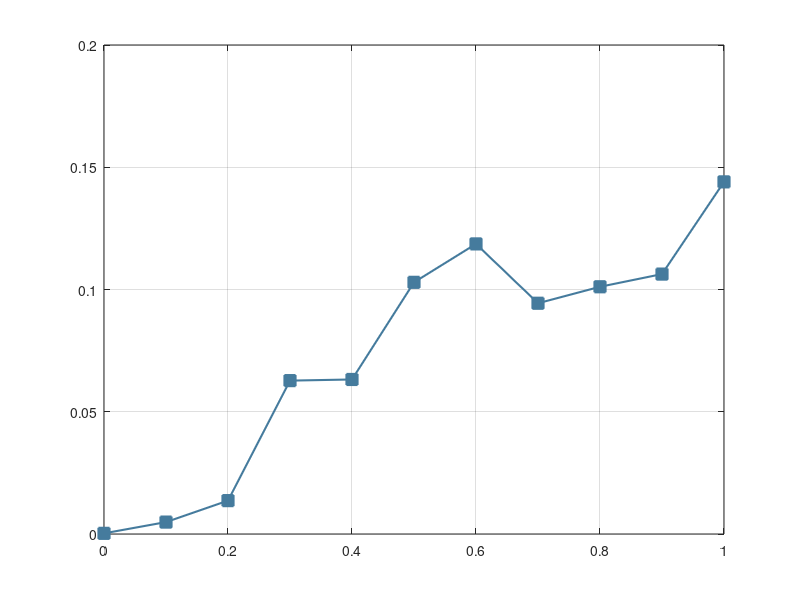

The MATLAB script that drew this image: (Note: this script raises an error after producing the figure.)
clc;
clear;
close all;
addpath(genpath(pwd));
rng(1993); % For repeatable results

% SNR = 30 dB; tag_count = 2; delay = 0:0.1:1;
%% Mecha
Mecha_twoTags_Tag1 = [1.60714285714286e-05;3.03571428571429e-05;5.80357142857143e-05;0.000372321428571429;0.000551785714285714;0.00106517857142857;0.00104910714285714;0.00136160714285714;0.00149464285714286;0.00185803571428571;0.00208392857142857];
Mecha_twoTags_Tag2 = [2.23214285714286e-05;0;0;1.78571428571429e-06;0;4.64285714285714e-05;3.39285714285714e-05;0;0;0;9.82142857142857e-06];

%% MultiRider
MultiRider_twoTags_Tag1 = [0;0;0;0;0;0;0;0;0;0;0];
MultiRider_twoTags_Tag2 = [8.92857142857143e-07;0;0;2.67857142857143e-06;0;3.57142857142857e-06;4.46428571428572e-06;3.57142857142857e-06;2.67857142857143e-06;8.92857142857143e-06;8.92857142857143e-06];

%% ParaFi
ParaFi_twoTags_Tag1 = [0.000150000000000000;0.000158035714285714;0.000433035714285714;0.0113928571428571;0.0158696428571429;0.0243973214285714;0.0325625000000000;0.0441660714285714;0.0489589285714286;0.0608928571428571;0.0633669642857143];
ParaFi_twoTags_Tag2 = [0.000183035714285714;0.000153571428571429;0.000125892857142857;0.000244642857142857;0.000316071428571429;0.000693750000000000;0.00128839285714286;0.00485714285714286;0.00500982142857143;0.0120500000000000;0.0137669642857143];

%% FreeCollision
FreeCollision_twoTags_Tag1 = [0.000204545454545455;0.00427727272727273;0.0115348484848485;0.0553234848484849;0.0571121212121212;0.0907136363636364;0.103487878787879;0.0859856060606061;0.0904113636363636;0.0963962121212121;0.127466666666667];
FreeCollision_twoTags_Tag2 = [0.000337121212121212;0.00546439393939394;0.0157681818181818;0.0701386363636364;0.0692939393939394;0.115155303030303;0.133810606060606;0.102770454545455;0.111821969696970;0.116209848484848;0.160575757575758];

%% ConcurScatter
ConcurScatter_twoTags_Tag1 = [0.499370394736842;0.499705263157895;0.501597368421053;0.499719736842105;0.498927631578947;0.500357236842105;0.501093421052632;0.499948684210526;0.501324342105263;0.500568421052632;0.500374342105263];
ConcurScatter_twoTags_Tag2 = [0.500127631578947;0.499607236842105;0.500210526315789;0.500200000000000;0.498441447368421;0.499601973684211;0.500615789473684;0.500462500000000;0.499649342105263;0.500084868421053;0.499417763157895];


%% Avg BER
BER_Mecha_twoTags = (Mecha_twoTags_Tag1 + Mecha_twoTags_Tag2)./2;
BER_MultiRider_twoTags = (MultiRider_twoTags_Tag1 + MultiRider_twoTags_Tag2)./2;
BER_ParaFi_twoTags = (ParaFi_twoTags_Tag1 + ParaFi_twoTags_Tag2)./2;
BER_FreeCollision_twoTags = (FreeCollision_twoTags_Tag1 + FreeCollision_twoTags_Tag2)./2;
BER_ConcurScatter_twoTags = (ConcurScatter_twoTags_Tag1 + ConcurScatter_twoTags_Tag2)./2;

%% Throughput
k = 250; % kbps
TP_Mecha_twoTags = (1-Mecha_twoTags_Tag1).*k +(1-Mecha_twoTags_Tag2).*k;
TP_MultiRider_twoTags = (1-MultiRider_twoTags_Tag1).*k +(1-MultiRider_twoTags_Tag2).*k;
TP_ParaFi_twoTags = (1-ParaFi_twoTags_Tag1).*k +(1-ParaFi_twoTags_Tag2).*k;
TP_FreeCollision_twoTags = (1-FreeCollision_twoTags_Tag1).*k +(1-FreeCollision_twoTags_Tag2).*k;
TP_ConcurScatter_twoTags = (1-ConcurScatter_twoTags_Tag1).*k +(1-ConcurScatter_twoTags_Tag2).*k;

%% plot BER
vals_BER = [BER_FreeCollision_twoTags,BER_Mecha_twoTags,BER_MultiRider_twoTags,BER_ParaFi_twoTags,BER_ConcurScatter_twoTags];
vals_TP = [TP_FreeCollision_twoTags,TP_Mecha_twoTags,TP_MultiRider_twoTags,TP_ParaFi_twoTags,TP_ConcurScatter_twoTags];

vals_BER(vals_BER == 0) = 1e-6;

colors = {[69/255 123/255 157/255],[202/255 55/255 83/255],[128/255 128/255 128/255],[153 153 204]./255,[132/255 165/255 157/255],[229,152,155]/255,[247,237,226]/255,[246,189,96]/255};
lineStyles = {'-','--','-.',':'};
lineMarker = {'square','o','^','pentagram','diamond','*','h','o','+','x'};
markersize = 8;
linewidth = 1.5;

x =0:0.1:1;

%%%** plot BER **%%%
figure(1)
plot(x,vals_BER(:,1),'Marker',lineMarker{1},'MarkerSize',markersize,'LineWidth',linewidth,'color',colors{1},'MarkerFaceColor',colors{1});
grid on
set(gcf,'unit','centimeters','position',[3 5 14.5 8]);
ax = gca;
ax.FontSize = 14;
ax.FontName = 'Times New Roman';
ax.YScale = 'log';
% ax.XTickLabel = {'100','200','300','500','1000','1500','2000','3000'};
ylabel('BER','FontSize',14,'FontName','Times New Roman');
xlabel('Time difference ($\mu$s)','FontSize',14,'FontName','Times New Roman','Interpreter','latex');
hold on
plot(x,vals_BER(:,2),'Marker',lineMarker{2},'MarkerSize',markersize,'LineWidth',linewidth,'color',colors{2},'MarkerFaceColor',colors{2});
hold on
plot(x,vals_BER(:,3),'Marker',lineMarker{3},'MarkerSize',markersize,'LineWidth',linewidth,'color',colors{3},'MarkerFaceColor',colors{3});
hold on
plot(x,vals_BER(:,4),'Marker',lineMarker{4},'MarkerSize',markersize,'LineWidth',linewidth,'color',colors{4},'MarkerFaceColor',colors{4});
hold on
plot(x,vals_BER(:,5),'Marker',lineMarker{5},'MarkerSize',markersize,'LineWidth',linewidth,'color',colors{5},'MarkerFaceColor',colors{5});
ax.XLim = [0 0.5];
ax.YLim = [1e-7 1e0];
ax.YTick = [1e-6,1e-4,1e-2,1e0];
lgd = legend('FreeCollision','Mecha','MultiRider','ParaFi','ConcurScatter',...
    'FontSize',12,'FontName','Times New Roman','NumColumns',3,'Interpreter','latex');
lgd.Location = 'northoutside'; 


% figure(2)
% set(gcf,'unit','centimeters','position',[3 5 14.5 8]); 
% b2 = bar(x,vals_TP);
% b2(1).FaceColor = [69/255 123/255 157/255];
% b2(2).FaceColor = [202/255 55/255 83/255];
% b2(3).FaceColor =  [128/255 128/255 128/255];
% b2(4).FaceColor = [153 153 204]./255; 
% b2(5).FaceColor = [132/255 165/255 157/255]; 
% ax2 = gca;
% ax2.FontSize = 14;
% ax2.FontName = 'Times New Roman';
% ax2.XLim = [-0.05 0.55];
% ax2.YLim = [200 515];
% grid on
% ylabel('Throughput (Kbps)','FontSize',14,'FontName','Times New Roman');
% xlabel('Backscattered signal SNR (dB)','FontSize',14,'FontName','Times New Roman');
% 
% lgd = legend('FreeCollision','Mecha','MultiRider','ParaFi','ConcurScatter',...
%     'FontSize',12,'FontName','Times New Roman','NumColumns',3,'Interpreter','latex');
% lgd.Location = 'northoutside'; 

figure(2)
plot(x,vals_TP(:,1),'Marker',lineMarker{1},'MarkerSize',markersize,'LineWidth',linewidth,'color',colors{1},'MarkerFaceColor',colors{1});
grid on
set(gcf,'unit','centimeters','position',[3 5 14.5 8]);
ax = gca;
ax.FontSize = 14;
ax.FontName = 'Times New Roman';
% ax.XTickLabel = {'100','200','300','500','1000','1500','2000','3000'};
ylabel('Throughput (Kbps)','FontSize',14,'FontName','Times New Roman');
xlabel('Time difference ($\mu$s)','FontSize',14,'FontName','Times New Roman','Interpreter','latex');
hold on
plot(x,vals_TP(:,2),'Marker',lineMarker{2},'MarkerSize',markersize,'LineWidth',linewidth,'color',colors{2},'MarkerFaceColor',colors{2});
hold on
plot(x,vals_TP(:,3),'Marker',lineMarker{3},'MarkerSize',markersize,'LineWidth',linewidth,'color',colors{3},'MarkerFaceColor',colors{3});
hold on
plot(x,vals_TP(:,4),'Marker',lineMarker{4},'MarkerSize',markersize,'LineWidth',linewidth,'color',colors{4},'MarkerFaceColor',colors{4});
hold on
plot(x,vals_TP(:,5),'Marker',lineMarker{5},'MarkerSize',markersize,'LineWidth',linewidth,'color',colors{5},'MarkerFaceColor',colors{5});
ax.XLim = [0 0.5];
ax.YLim = [240 515];
% ax.YTick = [1e-6,1e-4,1e-2,1e0];
lgd = legend('FreeCollision','Mecha','MultiRider','ParaFi','ConcurScatter',...
    'FontSize',12,'FontName','Times New Roman','NumColumns',3,'Interpreter','latex');
lgd.Location = 'northoutside'; 
